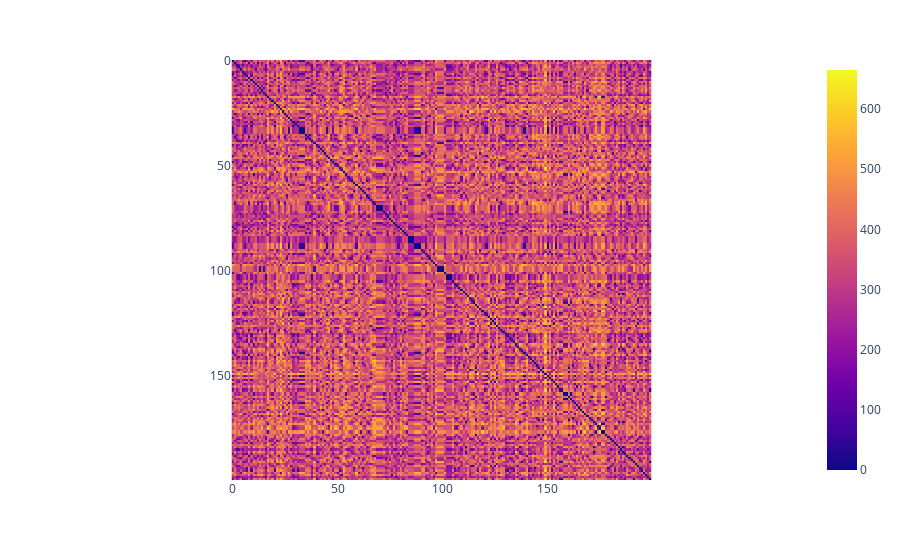

Here is the notebook cell this chart was saved with:
### Code cell
import plotly_express as px
fig = px.imshow(dm2)
fig.show()

### Figure 1 — Plotly figure (JSON) as saved in the notebook; plotly's stock layout.template omitted (floating-point values rounded to 4 significant figures; data arrays with more than 128 entries replaced by an {"elided": "..."} marker saying what was removed)
{"data": [{"coloraxis": "coloraxis", "hovertemplate": "x: %{x}<br>y: %{y}<br>color: %{z}<extra></extra>", "name": "0", "type": "heatmap", "xaxis": "x", "yaxis": "y", "z": {"elided": "200x200 float values"}}], "layout": {"coloraxis": {"colorscale": [[0, "#0d0887"], [0.1111, "#46039f"], [0.2222, "#7201a8"], [0.3333, "#9c179e"], [0.4444, "#bd3786"], [0.5556, "#d8576b"], [0.6667, "#ed7953"], [0.7778, "#fb9f3a"], [0.8889, "#fdca26"], [1, "#f0f921"]]}, "margin": {"t": 60}, "xaxis": {"anchor": "y", "constrain": "domain", "domain": [0, 1], "scaleanchor": "y"}, "yaxis": {"anchor": "x", "autorange": "reversed", "constrain": "domain", "domain": [0, 1]}}}
